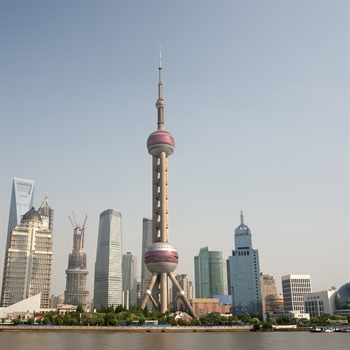
#> input picture test_images/oriental_pearl.jpg, 350 x 350 px, found by its file name
$ jupyter execute 'gaussian blur.ipynb'
#> lines starting #> are read from the running program, lines starting #| are printed output that depends on the picture
[cell 1]
from PIL import Image
import numpy as np
import matplotlib.pyplot as plt
from scipy.ndimage import filters

[cell 2]
with Image.open('test_images/oriental_pearl.jpg') as I:
#> I is the input picture: PIL image 350x350 RGB; mean R, G, B 161.2, 166, 169.3
    img_bw = np.array(I.convert('L'))
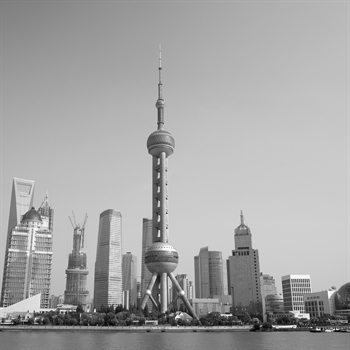
#> img_bw: shape (350, 350); min 0, max 253, mean 164.9
    img_color = np.array(I)

[cell 3]
sigmas = [0,2,5,10]
frames = tuple('frame' + str(i) for i in range(len(sigmas)) )

fig, frames = plt.subplots(1,len(frames), figsize=(20,20))
for frame in frames:
    sigma = sigmas.pop(0)
    img_blurred = filters.gaussian_filter(img_bw, sigma)
    frame.imshow(img_blurred, cmap='gray', vmin=0, vmax=255)
    frame.axis('off')
    frame.set_title(' sigma = ' + str(sigma))
#> this loop made 4 passes
#> pass 2, `img_blurred = filters.gaussian_filter(img_bw, sigma)`:
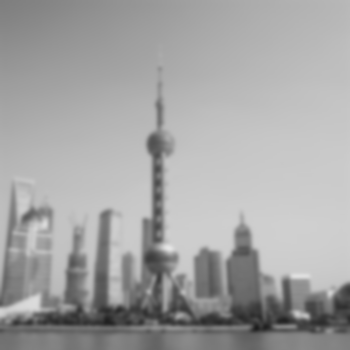
#> img_blurred: shape (350, 350); min 29, max 229, mean 164
#> pass 3, `img_blurred = filters.gaussian_filter(img_bw, sigma)`:
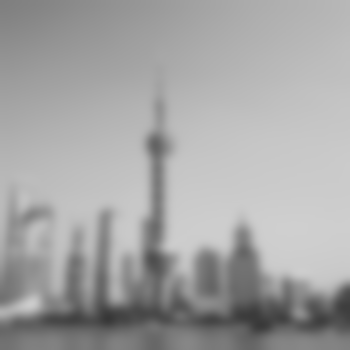
#> img_blurred: shape (350, 350); min 55, max 207, mean 163.9
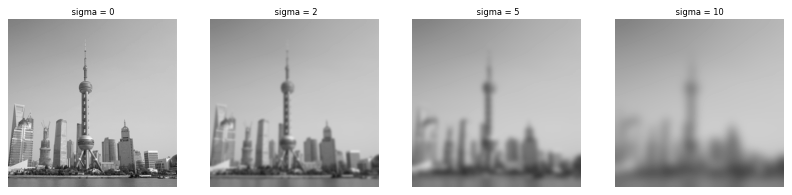
#> figure drawn by matplotlib, 4 panels

[cell 4]
img_2 = np.zeros(img_color.shape)
for i in range(3):
    img_2[:,:,i] = filters.gaussian_filter(img_color[:,:,i],5)
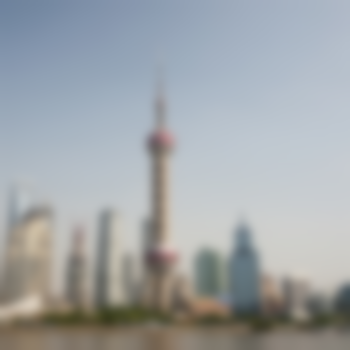
#> img_2: shape (350, 350, 3) float64; mean R, G, B 160.2, 165, 168.3
img_2 = np.uint8(img_2)
